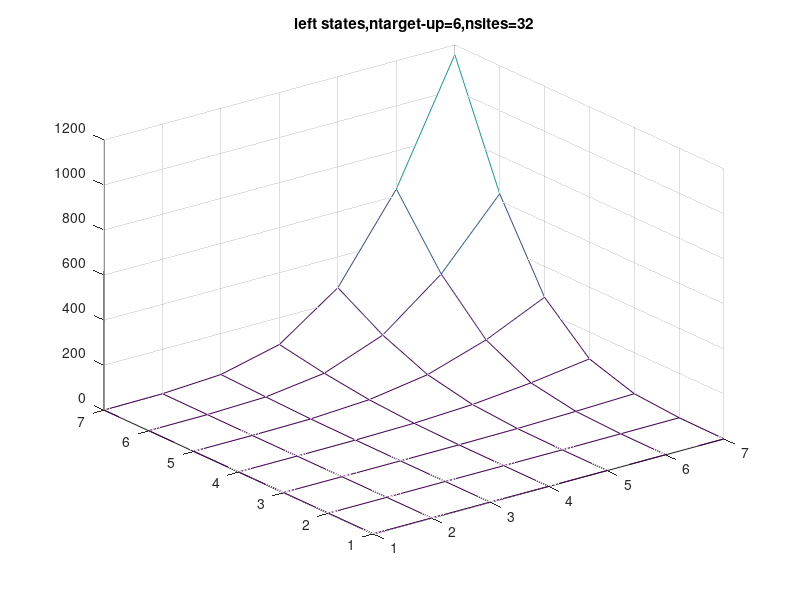
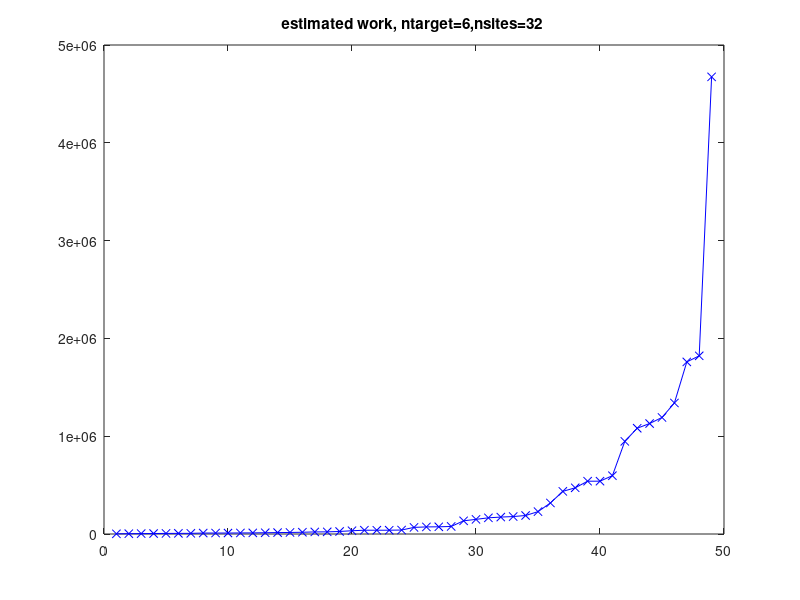
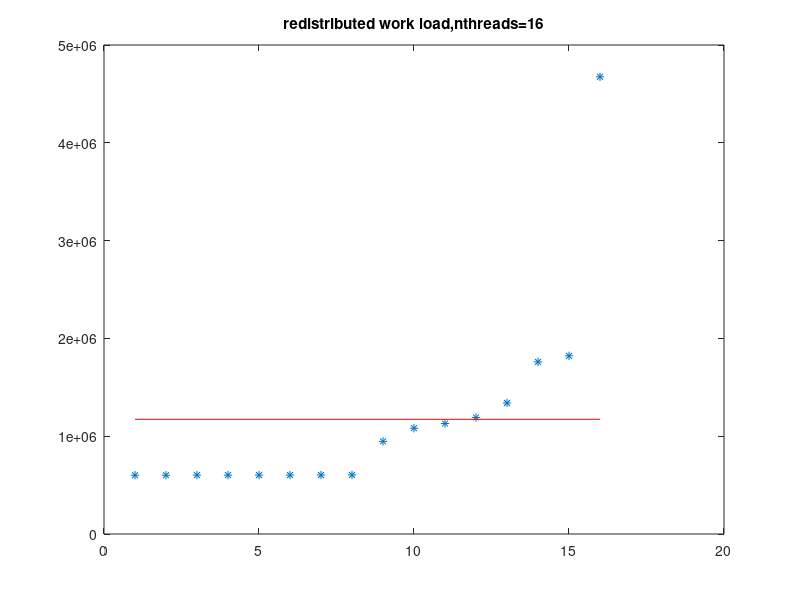

The MATLAB source for these figures, in order:
% ---------------------------------
% simple script to explore work on patches and
% potential load imbalance
%
% assume  equal split of 
% number of left sites and number of right sites
% ---------------------------------
nthreads = 16;
nsites = 32;
nsites_left = nsites/2;
nsites_right = nsites - nsites_left;

ntarget_up = 6;
ntarget_down = 6;
keptstates = 4000;

states_left = zeros( (ntarget_up+1), (ntarget_down+1));
states_right = zeros( (ntarget_up+1), (ntarget_down+1));


for nleft_down=0:ntarget_down,
for nleft_up=0:ntarget_up,
   nright_up = ntarget_up - nleft_up;
   nright_down = ntarget_down - nleft_down;

   states_left(nleft_up+1,nleft_down+1) = nchoosek( nsites_left, nleft_up)*nchoosek( nsites_left, nleft_down); 

   states_right(nright_up+1,nright_down+1) = nchoosek( nsites_right, nright_up)*nchoosek( nsites_right, nright_down);
end;
end;

states_left = states_left/sum( sum(states_left));
states_left = keptstates * states_left;
states_left = ceil( states_left );

states_right = states_right/sum( sum(states_right));
states_right = keptstates * states_right;
states_right = ceil( states_right );


figure(1);
clf
mesh( states_left ); 
title(sprintf('left states,ntarget-up=%d,nsites=%d',ntarget_up,nsites));
print -dpng fig1.png


patchsizes = reshape( states_left, [prod(size(states_left)),1]);
npatches = (ntarget_up+1)*(ntarget_down+1);

work = zeros(npatches,npatches);
work_diag = zeros(npatches,1);

ipatch = 0;
for nleft_down=0:ntarget_down,
for nleft_up=0:ntarget_up,

   nright_down = ntarget_down - nleft_down;
   nright_up = ntarget_up - nleft_up;

   ipatch = 1 + (nleft_up + nleft_down * (ntarget_up+1));

   for nleft_down2=0:ntarget_down,
   for nleft_up2=0:ntarget_up
     nright_down2 = ntarget_down - nleft_down2;
     nright_up2 = ntarget_up - nleft_up2;

     jpatch = 1 + (nleft_up2 + nleft_down2 * (ntarget_up+1));

     nrowA = states_left( nleft_up+1,nleft_down+1);
     ncolA = states_left( nleft_up2+1,nleft_down2+1);

     nrowB = states_right( nright_up+1,nright_down+1);
     ncolB = states_right( nright_up2+1,nright_down2+1);
     % -------------------
     % Ak = nrowA by ncolA
     % Bk = nrowB by ncolB
     % -------------------

     if (ipatch == jpatch),
       % --------------------------
       % kron( HL, eye)*X = X * HL'
       % kron( eye, HR)*X = HR * X
       % --------------------------
       flops1 = nrowA * ncolA * ncolB;
       flops2 = nrowB * ncolB * ncolA;
       flops = flops1  + flops2; 
       work(ipatch,jpatch) = flops;
     else

       flops1 = ncolA * nrowB * ( nrowA + ncolB );
       flops2 = nrowA * ncolB * ( ncolA + nrowB );
       flops = min(flops1,flops2);
       work(ipatch,ipatch) = work(ipatch,ipatch) + flops;
     end;

   end;
   end;
end;
end;

figure(2);
clf;
plot( 1:npatches, sort(sum(work)), 'bx-'); 
title(sprintf('estimated work, ntarget=%d,nsites=%d ',ntarget_up,nsites));
print -dpng fig2.png


% distribute work
weights = sort( sum(work) );
thread_load = zeros(nthreads,1);

   for ipatch=1:npatches,
      % find the thread with least load
      [min_val, min_thread] = min( thread_load);
      thread_load(min_thread) = thread_load(min_thread) + weights(npatches-ipatch+1);
   end;

figure(3);
clf
avg_load = sum(thread_load)/nthreads;
plot( 1:nthreads, sort(thread_load),'*', 1:nthreads, avg_load * ones(nthreads,1), 'r-');
title(sprintf('redistributed work load,nthreads=%d',nthreads));
print -dpng fig3.png

   
    
